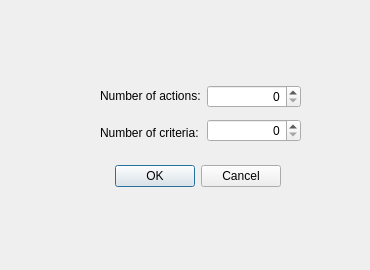
<?xml version="1.0" encoding="UTF-8"?>
<ui version="4.0">
 <class>NewProblemDialog</class>
 <widget class="QDialog" name="NewProblemDialog">
  <property name="geometry">
   <rect>
    <x>0</x>
    <y>0</y>
    <width>370</width>
    <height>270</height>
   </rect>
  </property>
  <property name="windowTitle">
   <string>Dialog</string>
  </property>
  <widget class="QDialogButtonBox" name="buttonBox">
   <property name="geometry">
    <rect>
     <x>-60</x>
     <y>160</y>
     <width>341</width>
     <height>32</height>
    </rect>
   </property>
   <property name="orientation">
    <enum>Qt::Horizontal</enum>
   </property>
   <property name="standardButtons">
    <set>QDialogButtonBox::Cancel|QDialogButtonBox::Ok</set>
   </property>
  </widget>
  <widget class="QWidget" name="layoutWidget">
   <property name="geometry">
    <rect>
     <x>100</x>
     <y>80</y>
     <width>201</width>
     <height>69</height>
    </rect>
   </property>
   <layout class="QHBoxLayout" name="horizontalLayout">
    <item>
     <layout class="QVBoxLayout" name="verticalLayout_2">
      <item>
       <widget class="QLabel" name="label">
        <property name="text">
         <string>Number of actions:</string>
        </property>
       </widget>
      </item>
      <item alignment="Qt::AlignVCenter">
       <widget class="QLabel" name="label_2">
        <property name="text">
         <string>Number of criteria:</string>
        </property>
       </widget>
      </item>
     </layout>
    </item>
    <item>
     <layout class="QVBoxLayout" name="verticalLayout">
      <item>
       <widget class="QSpinBox" name="spinBoxActions">
        <property name="layoutDirection">
         <enum>Qt::LeftToRight</enum>
        </property>
        <property name="alignment">
         <set>Qt::AlignRight|Qt::AlignTrailing|Qt::AlignVCenter</set>
        </property>
       </widget>
      </item>
      <item>
       <widget class="QSpinBox" name="spinBoxCriterias">
        <property name="alignment">
         <set>Qt::AlignRight|Qt::AlignTrailing|Qt::AlignVCenter</set>
        </property>
       </widget>
      </item>
     </layout>
    </item>
   </layout>
  </widget>
 </widget>
 <resources/>
 <connections>
  <connection>
   <sender>buttonBox</sender>
   <signal>accepted()</signal>
   <receiver>NewProblemDialog</receiver>
   <slot>accept()</slot>
   <hints>
    <hint type="sourcelabel">
     <x>248</x>
     <y>254</y>
    </hint>
    <hint type="destinationlabel">
     <x>157</x>
     <y>274</y>
    </hint>
   </hints>
  </connection>
  <connection>
   <sender>buttonBox</sender>
   <signal>rejected()</signal>
   <receiver>NewProblemDialog</receiver>
   <slot>reject()</slot>
   <hints>
    <hint type="sourcelabel">
     <x>316</x>
     <y>260</y>
    </hint>
    <hint type="destinationlabel">
     <x>286</x>
     <y>274</y>
    </hint>
   </hints>
  </connection>
 </connections>
</ui>
